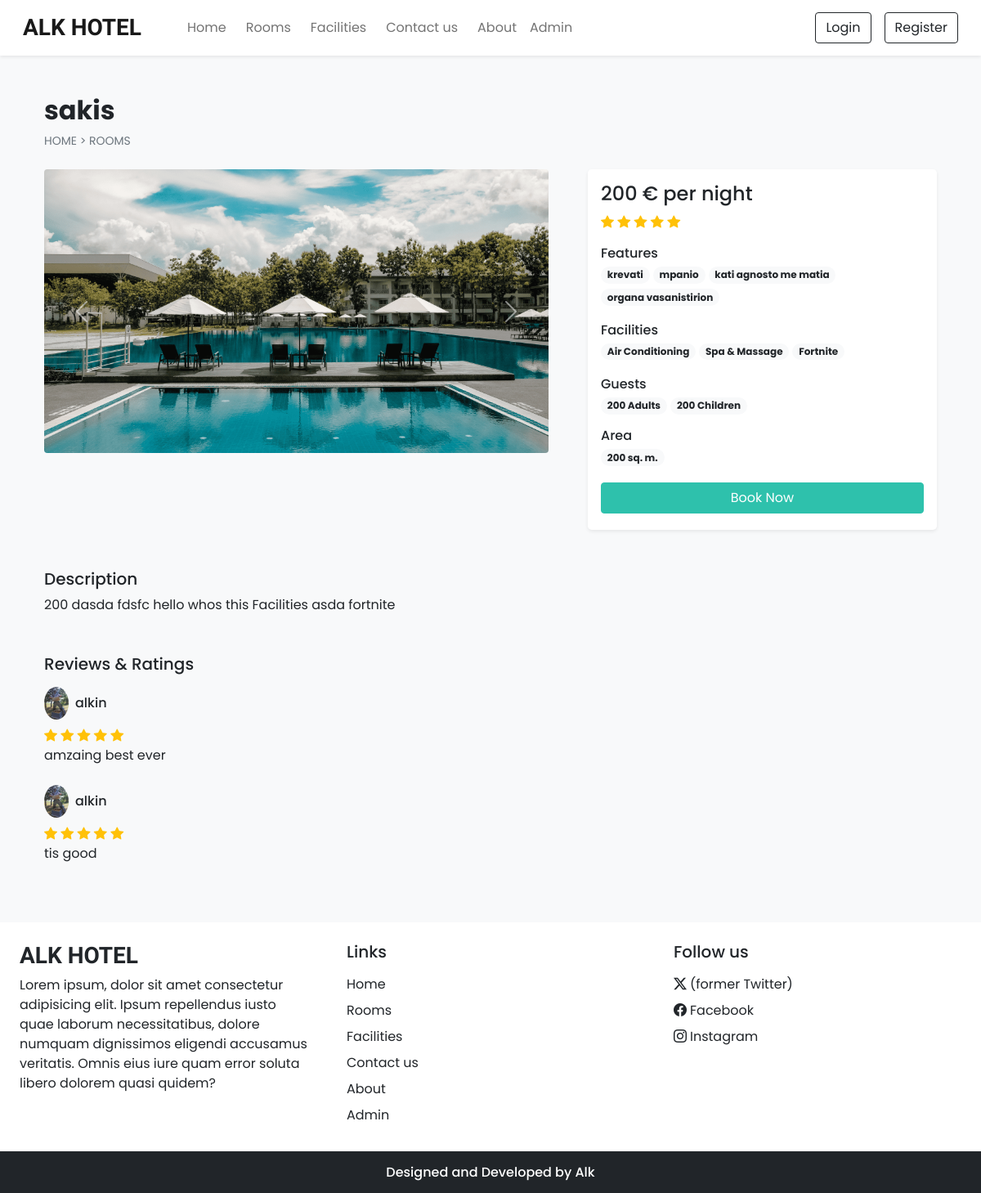
/xen/room_details.php?id=3, run on the app's committed database.
### tables this page shows
CREATE TABLE `settings` (
  `sr_no` int NOT NULL AUTO_INCREMENT,
  `site_title` varchar(50) DEFAULT NULL,
  `site_about` varchar(250) DEFAULT NULL,
  `shutdown` tinyint DEFAULT NULL,
  PRIMARY KEY (`sr_no`)
);

CREATE TABLE `rooms` (
  `id` int NOT NULL AUTO_INCREMENT,
  `name` varchar(150) DEFAULT NULL,
  `area` int DEFAULT NULL,
  `price` int DEFAULT NULL,
  `quantity` int DEFAULT NULL,
  `adult` int DEFAULT NULL,
  `children` int DEFAULT NULL,
  `description` varchar(350) DEFAULT NULL,
  `status` tinyint DEFAULT '1',
  `removed` int DEFAULT '0',
  PRIMARY KEY (`id`)
);

CREATE TABLE `room_images` (
  `sr_no` int NOT NULL AUTO_INCREMENT,
  `room_id` int DEFAULT NULL,
  `image` varchar(150) DEFAULT NULL,
  `thumb` tinyint DEFAULT '0',
  PRIMARY KEY (`sr_no`),
  KEY `room_img_idx` (`room_id`),
  CONSTRAINT `room_img` FOREIGN KEY (`room_id`) REFERENCES `rooms` (`id`) ON DELETE RESTRICT ON UPDATE RESTRICT
);

CREATE TABLE `features` (
  `id` int NOT NULL AUTO_INCREMENT,
  `name` varchar(50) DEFAULT NULL,
  PRIMARY KEY (`id`)
);

CREATE TABLE `facilities` (
  `id` int NOT NULL AUTO_INCREMENT,
  `name` varchar(50) DEFAULT NULL,
  `icon` varchar(100) DEFAULT NULL,
  `description` varchar(250) DEFAULT NULL,
  PRIMARY KEY (`id`)
);

CREATE TABLE `rating_review` (
  `sr_no` int NOT NULL AUTO_INCREMENT,
  `booking_id` int DEFAULT NULL,
  `room_id` int DEFAULT NULL,
  `user_id` int DEFAULT NULL,
  `rating` int DEFAULT NULL,
  `review` varchar(200) DEFAULT NULL,
  `seen` int DEFAULT '0',
  `datentime` datetime DEFAULT CURRENT_TIMESTAMP,
  PRIMARY KEY (`sr_no`),
  KEY `rrbid_idx` (`booking_id`),
  KEY `rrrid_idx` (`room_id`),
  KEY `rruid_idx` (`user_id`),
  CONSTRAINT `rrbid` FOREIGN KEY (`booking_id`) REFERENCES `booking_order` (`booking_id`) ON DELETE RESTRICT ON UPDATE RESTRICT,
  CONSTRAINT `rrrid` FOREIGN KEY (`room_id`) REFERENCES `rooms` (`id`) ON DELETE RESTRICT ON UPDATE RESTRICT,
  CONSTRAINT `rruid` FOREIGN KEY (`user_id`) REFERENCES `user_cred` (`id`) ON DELETE RESTRICT ON UPDATE RESTRICT
);

CREATE TABLE `user_cred` (
  `id` int NOT NULL AUTO_INCREMENT,
  `name` varchar(100) DEFAULT NULL,
  `email` varchar(150) DEFAULT NULL,
  `address` varchar(120) DEFAULT NULL,
  `phonenum` varchar(100) DEFAULT NULL,
  `pincode` int DEFAULT NULL,
  `dob` date DEFAULT NULL,
  `profile` varchar(100) DEFAULT NULL,
  `password` varchar(200) DEFAULT NULL,
  `is_verified` int DEFAULT '0',
  `token` varchar(200) DEFAULT NULL,
  `t_expire` date DEFAULT NULL,
  `status` int DEFAULT '1',
  `datentime` datetime DEFAULT CURRENT_TIMESTAMP,
  PRIMARY KEY (`id`)
);

### xen/room_details.php (the view, shortened to what the rows shown need)
<!DOCTYPE html>
<html lang="en">
    <head>
        <?php require('inc/links.php'); ?>
    </head>
    <body class="bg-light">
        <?php require('inc/header.php'); ?>
        <?php
            $data = filteration($_GET);
            $room_res = select("SELECT * FROM `rooms` WHERE `id`=? AND `status`=? AND `removed`=?",[$data['id'],1,0],'iii');
            $room_data = mysqli_fetch_assoc($room_res);
        ?>
        <div class="container">
            <div class="row">
                <div class="col-12 my-5 mb-4 px-4">
                    <h2 class="fw-bold"><?php echo $room_data['name'] ?></h2>
                    <div style="font-size: 14px;">
                        <a href="index.php" class="text-secondary text-decoration-none">HOME</a>
                        <span class="text-secondary"> > </span>
                        <a href="rooms.php" class="text-secondary text-decoration-none">ROOMS</a>
                    </div>
                </div>
                <div class="col-lg-7 col-md-12 px-4">
                    <div id="roomCarousel" class="carousel slide" data-bs-ride="carousel">
                        <div class="carousel-inner">
                            <?php
                                $room_img = ROOMS_IMG_PATH."thumbnail.jpg";
                                $img_q = mysqli_query($con, "SELECT * FROM `room_images` WHERE `room_id`='$room_data[id]'");
                                if(mysqli_num_rows($img_q)>0){
                                    $active_class = 'active';
                                    while($img_res = mysqli_fetch_assoc($img_q)){
                                        echo"<div class='carousel-item $active_class'>
                                                <img src='".ROOMS_IMG_PATH.$img_res['image']."' class='d-block w-100 rounded'>
                                            </div>";
                                        $active_class='';
                                    }
                                }
                                else{
                                    echo "<div class='carousel-item active'><img src='$room_img' class='d-block w-100'></div>";
                                }
                            ?>
                        </div>
                    </div>
                </div>
                <div class="col-lg-5 col-md-12 px-4">
                    <div class="card mb-4 border-0 shadow-sm rounded-3">
                        <div class="card-body">
                            <?php
                                echo<<<price
                                    <h4>$room_data[price] € per night</h6>
                                price;
                                $rating_q = "SELECT AVG(rating) AS `avg_rating` FROM `rating_review` WHERE `room_id`='$room_data[id]' ORDER BY `sr_no` DESC LIMIT 20 ";
                                $rating_res = mysqli_query($con,$rating_q);
                                $rating_fetch = mysqli_fetch_assoc($rating_res);
                                $rating_data = "";
                                if($rating_fetch['avg_rating']!=NULL){
                                    for($i=0; $i<$rating_fetch['avg_rating']; $i++){
                                        $rating_data.="<i class='bi bi-star-fill text-warning'></i> ";
                                    }
                                }
                                echo<<<rating
                                    <div class="mb-3">
                                        $rating_data
                                    </div>
                                rating;
                                $fea_q = mysqli_query($con,"SELECT f.name FROM `features` f INNER JOIN
                                    `room_features` rfea ON f.id = rfea.features_id WHERE rfea.room_id = '$room_data[id]'");
                                $features_data = "";
                                while($fea_row = mysqli_fetch_assoc($fea_q)){
                                    $features_data .="<span class='badge rounded-pill bg-light text-dark text-wrap me-1 mb-1'>$fea_row[name]</span>";
                                }
                                echo<<<features
                                    <div class="mb-3">
                                        <h6 class="mb-1">Features</h6>
                                        $features_data
                                    </div>
                                features;
                                $fac_q = mysqli_query($con,"SELECT f.name FROM `facilities` f INNER JOIN
                                    `room_facilities` rfac ON f.id = rfac.facilities_id WHERE rfac.room_id = '$room_data[id]'");
                                $facilities_data = "";
                                while($fac_row = mysqli_fetch_assoc($fac_q)){
                                    $facilities_data .="<span class='badge rounded-pill bg-light text-dark text-wrap me-1 mb-1'>$fac_row[name]</span>";
                                }
                                echo<<<facilities
                                    <div class="mb-3">
                                        <h6 class="mb-1">Facilities</h6>
                                        $facilities_data
                                    </div>
                                facilities;
                                echo<<<guests
                                    <div class="mb-3">
                                        <h6 class="mb-1">Guests</h6>
                                        <span class="badge rounded-pill bg-light text-dark text-wrap">
                                            $room_data[adult] Adults
                                        </span>
                                        <span class="badge rounded-pill bg-light text-dark text-wrap">
                                            $room_data[children] Children
                                        </span>
                                    </div>
                                guests;
                                echo<<<area
                                    <div class="mb-3">
                                        <h6 class="mb-1">Area</h6>
                                        <span class='badge rounded-pill bg-light text-dark text-wrap me-1 mb-1'>$room_data[area] sq. m.</span>
                                    </div>
                                area;
                                $book_btn = "";
                                if(!$settings_r['shutdown']){
                                    $login=0;
                                    $book_btn = "<button onclick='checkLoginToBook($login,$room_data[id])' class='btn w-100 text-white custom-bg shadow-none mb-1'>Book Now</button>";
                                }
                                echo<<<book
                                    $book_btn
                                book;
                            ?>
                        </div>
                    </div>
                </div>
                <div class="col-12 mt-4 px-4">
                    <div class="mb-5">
                        <h5>Description</h5>
                        <p>
                            <?php echo $room_data['description'] ?>
                        </p>
                    </div>
                    <div>
                        <?php
                            $review_q = "SELECT rr.*, uc.name AS uname, uc.profile, r.name AS rname FROM `rating_review` rr INNER JOIN
                            `user_cred` uc ON rr.user_id = uc.id INNER JOIN `rooms` r ON rr.room_id = r.id WHERE rr.room_id = '$room_data[id]'
                            ORDER BY `sr_no` DESC LIMIT 15";
                            $review_res = mysqli_query($con,$review_q);
                            $img_path = USERS_IMG_PATH;
                            if(mysqli_num_rows($review_res)==0){
                                echo 'No reviews yet!';
                            }
                            else{
                                while($row = mysqli_fetch_assoc($review_res)){
                                    $stars ="<i class='bi bi-star-fill text-warning'></i> ";
                                    for($i=1;$i<$row['rating'];$i++){
                                        $stars.= " <i class='bi bi-star-fill text-warning'></i>";
                                    }
                                    echo<<<reviews
                                        <div class="mb-4">
                                            <div class="d-flex align-items-center mb-2">
                                                <img src="$img_path$row[profile]" class="rounded-circle" loading="lazy" width="30px">
                                                <h6 class="m-0 ms-2">$row[uname]</h6>
                                            </div>
                                            <div>
                                                $stars
                                            </div>
                                            <p class="mb-1">
                                                $row[review]
                                            </p>
                                        </div>
                                    reviews;
                                }
                            }
                        ?>
                    </div>
                </div>
            </div>
        </div>
        <?php require('inc/footer.php'); ?>
    </body>
</html>

### xen/inc/header.php (shortened to what the rows shown need)
<nav id="nav-bar" class="navbar navbar-expand-lg navbar-light bg-white px-lg-3 py-lg-2 shadow-sm sticky-top">
    <div class="container-fluid">
        <a class="navbar-brand me-5 fw-bold fs-3 h-font" href="index.php"><?php echo $settings_r['site_title'] ?></a>
        <div class="collapse navbar-collapse" id="navbarSupportedContent">
            <ul class="navbar-nav me-auto mb-2 mb-lg-0">
            </ul>
            <div class="d-flex">
            </div>
        </div>
    </div>
</nav>

### xen/inc/footer.php (shortened to what the rows shown need)
<div class="container-fluid bg-white mt-5">
    <div class="row">
        <div class="col-lg-4 p-4">
            <h3 class="h-font fw-bold fs-3 mb-2"><?php echo $settings_r['site_title'] ?></h3>
            <p>
                <?php echo $settings_r['site_about'] ?>
            </p>
        </div>
    </div>
</div>

### data on the page
settings: site_title "ALK HOTEL", site_about "Lorem ipsum, dolor sit amet consectetur adipisicing elit. Ipsum repellendus iusto quae laborum necessitatibus, dolore numquam dignissimos eligendi accusamus veritatis. Omnis eius iure quam error soluta libero dolorem quasi quidem?"
rooms: name "sakis", price "200", adult "200", children "200", area "200", description "200 dasda fdsfc hello whos this Facilities asda fortnite"
room_images: image (picture)
features: name "krevati"
features: name "mpanio"
features: name "kati agnosto me matia"
features: name "organa vasanistirion"
facilities: name "Air Conditioning"
facilities: name "Spa & Massage"
facilities: name "Fortnite"
rating_review: user.profile (picture), user.name "alkin", review "amzaing best ever"
rating_review: user.profile (picture), user.name "alkin", review "tis good"
